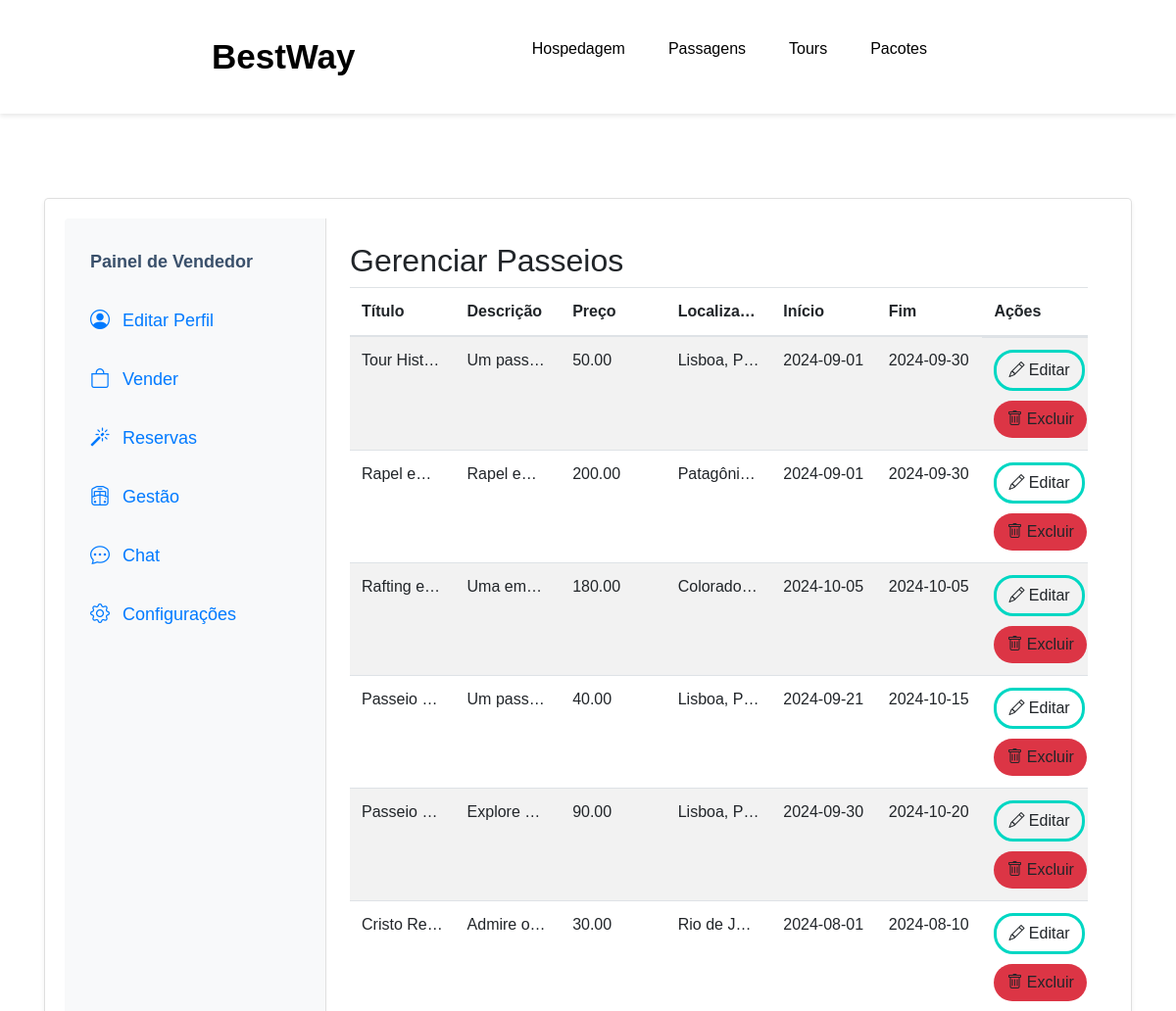
Before: /public/vendedor/gestao_tours.php (signed in, upper part) with the older database file.
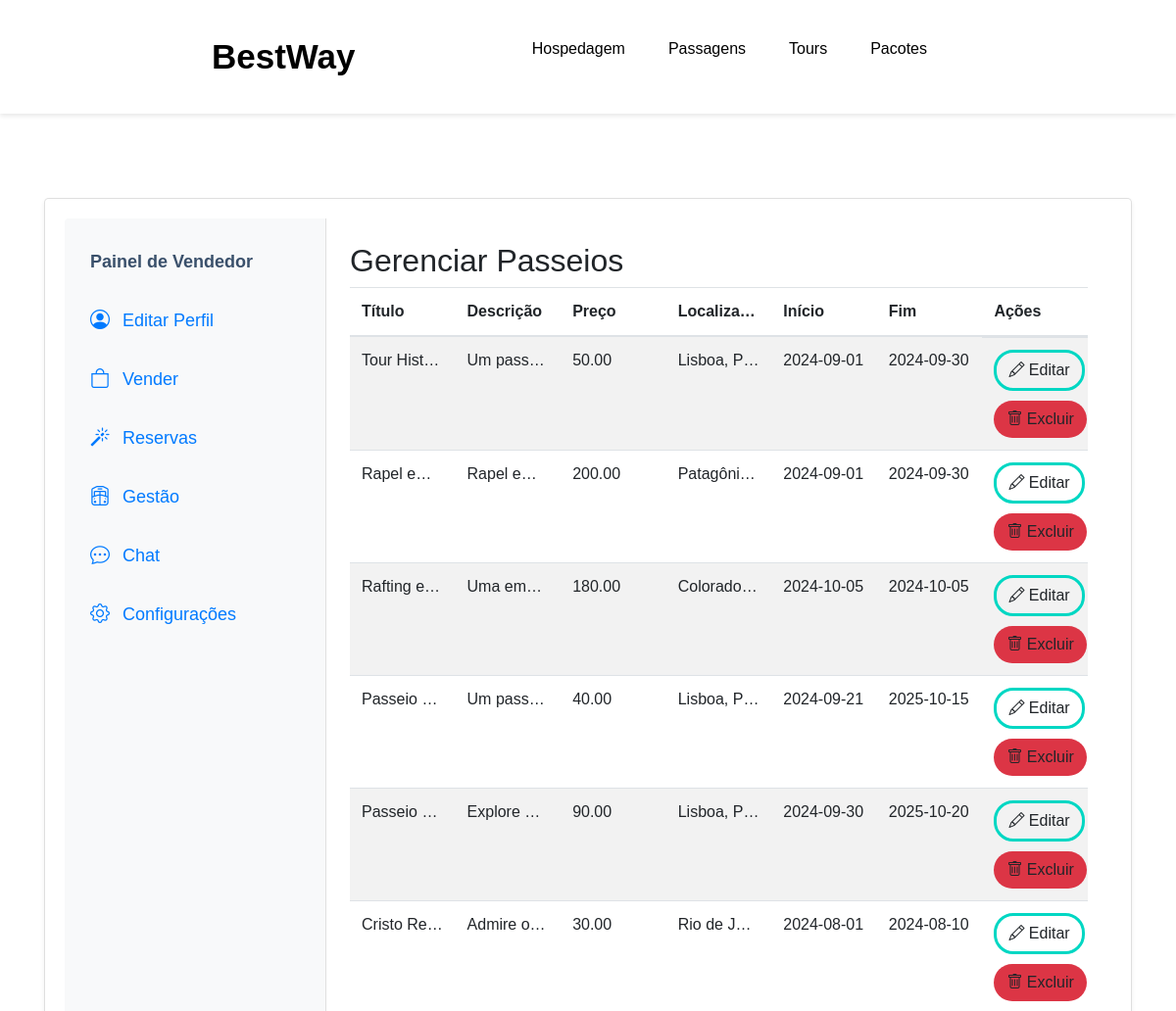
After: the same page with the newer database file.
### tables this page shows
CREATE TABLE `t_artigo` (
  `id` int(11) NOT NULL,
  `id_user` int(11) NOT NULL,
  `cat` int(11) NOT NULL,
  `subcat` int(11) NOT NULL,
  `titulo` varchar(50) NOT NULL,
  `descricao` varchar(255) NOT NULL,
  `preco` decimal(10,2) NOT NULL,
  `localizacao` varchar(150) DEFAULT NULL,
  `data_inicio` date NOT NULL,
  `data_fim` date NOT NULL,
  `estado` int(11) NOT NULL,
  `foto1` varchar(50) NOT NULL,
  `foto2` varchar(50) DEFAULT NULL,
  `foto3` varchar(50) DEFAULT NULL,
  `vendido` int(11) NOT NULL DEFAULT 0
);

### public/vendedor/gestao_tours.php (the view, shortened to what this page needs)
<?php
include '../../config/liga_bd.php';
$id_user_logado = $_SESSION['id'];
$sql = "SELECT id, titulo, descricao, preco, localizacao, data_inicio, data_fim, foto1, foto2, foto3
        FROM t_artigo
        WHERE id_user = ?";
$stmt = $ligacao->prepare($sql);
$stmt->bind_param("i", $id_user_logado);
$stmt->execute();
$result = $stmt->get_result();
?>
<!DOCTYPE html>
<html lang="pt-br">
<head>
    <link rel="stylesheet" href="../assets/css/styleperfil.css">
    <link rel="stylesheet" href="../../assets/css/style.css">
    <link href="https://cdn.jsdelivr.net/npm/bootstrap-icons/font/bootstrap-icons.css" rel="stylesheet">
    <link href="https://cdn.jsdelivr.net/npm/bootstrap@4.5.0/dist/css/bootstrap.min.css" rel="stylesheet">
</head>
<br><br><br>
<body>
    <header>
        <a href="../../index.html" style="font-size: 35px; font-weight: 600; color: black;">BestWay</a>
        <ul class="navbar">
            <li><a href="#home">Hospedagem</a></li>
            <li><a href="#package">Passagens</a></li>
            <li><a href="#destination">Tours</a></li>
            <li><a href="#contact">Pacotes</a></li>
        </ul>
    </header>
    <div class="container light-style flex-grow-1 container-p-y">
        <div class="card shadow-sm rounded-lg">
            <div class="row no-gutters">
                <div class="col-md-3 p-3 bg-light rounded-left menu-container">
                    <nav class="menu">
                        <a class="menu-item" style="color: #3A506B"><strong>Painel de Vendedor</strong></a>
                        <a class="menu-item" href="admin.php" onclick="showContent('profile');"><i class="bi bi-person-circle"></i> Editar Perfil</a>
                        <a class="menu-item" href="vender_opcoes.php"><i class="bi bi-bag"></i> Vender</a>
                        <a class="menu-item" href="gerenciar_reservas.php"><i class="bi bi-magic"></i> Reservas</a>
                        <a class="menu-item" href="gestao_opcoes.php"><i class="bi bi-train-freight-front"></i> Gestão</a>
                        <a class="menu-item" href="chat.php"><i class="bi bi-chat-dots"></i> Chat</a>
                        <a class="menu-item" href="configuracoes2.php"><i class="bi bi-gear"></i> Configurações</a>
                    </nav>
            </div>
            <div class="col-md-9">
                    <div class="tab-content p-4">
                <h2>Gerenciar Passeios</h2>
                <div class="table-responsive">
                    <table class="table table-striped">
                        <thead>
                            <tr>
                                <th>Título</th>
                                <th>Descrição</th>
                                <th>Preço</th>
                                <th>Localização</th>
                                <th>Início</th>
                                <th>Fim</th>
                                <th>Ações</th>
                            </tr>
                        </thead>
                        <tbody>
                            <?php while ($row = $result->fetch_assoc()): ?>
                                <tr>
                                    <td><?php echo htmlspecialchars($row['titulo']); ?></td>
                                    <td><?php echo htmlspecialchars($row['descricao']); ?></td>
                                    <td><?php echo htmlspecialchars($row['preco']); ?></td>
                                    <td><?php echo htmlspecialchars($row['localizacao']); ?></td>
                                    <td><?php echo htmlspecialchars($row['data_inicio']); ?></td>
                                    <td><?php echo htmlspecialchars($row['data_fim']); ?></td>
                                    <td class="action-btns">
                                        <button type="button" class="btn btn-edit" data-toggle="modal" data-target="#editModal" data-reserva-id="<?php echo $row['id']; ?>" data-titulo="<?php echo htmlspecialchars($row['titulo']); ?>" data-descricao="<?php echo htmlspecialchars($row['descricao']); ?>" data-preco="<?php echo htmlspecialchars($row['preco']); ?>" data-localizacao="<?php echo htmlspecialchars($row['localizacao']); ?>" data-data_inicio="<?php echo htmlspecialchars($row['data_inicio']); ?>" data-data_fim="<?php echo htmlspecialchars($row['data_fim']); ?>">
                                            <i class="bi bi-pencil"></i> Editar
                                        </button>
                                        <button type="button" class="btn btn-delete" data-toggle="modal" data-target="#confirmDeleteModal" data-reserva-id="<?php echo $row['id']; ?>">
                                            <i class="bi bi-trash"></i> Excluir
                                        </button>
                                    </td>
                                </tr>
                            <?php endwhile; ?>
                        </tbody>
                    </table>
                </div>
            </div>
        </div>
    </div>
        </div>
    </div>
    <br><br><br><br>
</body>
</html>

Changed rows visible on the page:
changed t_artigo (number 4 of 6 on the later page): data_fim "2024-10-15" → "2025-10-15"
changed t_artigo "Explore a…": data_fim "2024-10-20" → "2025-10-20"
